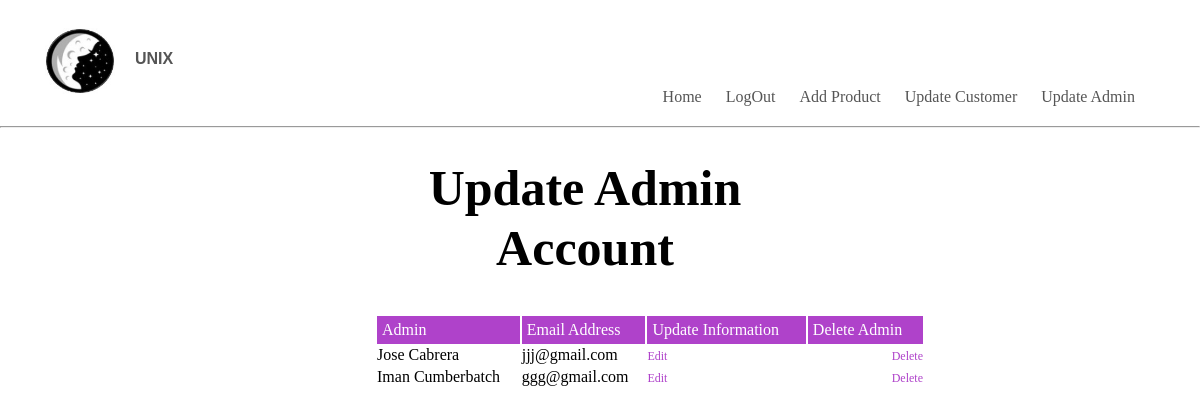
/updateadmin.php (signed in), run on the app's committed database.
### tables this page shows
CREATE TABLE `users` (
  `id` int(11) NOT NULL,
  `userType` varchar(255) NOT NULL,
  `username` varchar(255) NOT NULL,
  `password` varchar(255) NOT NULL,
  `email` varchar(255) NOT NULL,
  `firstName` varchar(255) NOT NULL,
  `lastName` varchar(255) NOT NULL
);

### updateadmin.php (the view, shortened to what this page needs)
<?php
require "./database.php";
if ($_SESSION['type'] == 'admin'){
    $query = $pdo->prepare("SELECT * FROM unixdatabase.users where userType='admin'");
    $query->execute();
} else{
    echo 'YOU AR NOT AN ADMIN!';
    exit;
}
?>
<!DOCTYPE html>
<html lang = "en">
<head>
	<link rel = "stylesheet" href ="style.css">
	<link rel="stylesheet"  href="https://stackpath.bootstrapcdn.com/font-awesome/4.7.0/css/font-awesome.min.css">
</head>
<body>
	<div class = "header">
	<div class = "container">
		<div class = "navbar">
		<div class = "logo">
			<img src="mainlogo.jpg" width="70px">
		</div>
			<nav>
                <b> <p style="text-align:left; font-family: helvetica; padding: 20px; padding-top: 30px;">UNIX</p> </b>
				<ul id = "MenuItems">
                    <li> <a href ="./adminPage.php">Home</a></li>
					<li> <a href="./logout.php?data=logout">LogOut</a></li>
                    <li> <a href = "./addproduct.php"> Add Product</a></li>
                    <li> <a href = "./updatecustomer.php"> Update Customer</a></li>
                    <li> <a href = "./updateadmin.php"> Update Admin</a></li>
				</ul>
		</div>
    </div>
    <hr>
	</div>
	<div class = "row">
		<div class = "col-2">
            <h2><center>Update Admin Account</center></h2>
            <table>
                <thread>
                    <tr>
                        <th >Admin</th>
                        <br> <br>
                            <th >Email Address</th>
                            <th>Update Information</th>
                            <th colspan="2">Delete Admin </th>
                        </tr>
                    </thread>
                    <tbody>
                        <tr>
                            <section class="feature-table user">
                            <?php foreach ($query as $info){ ?>
                                <td><?php echo $info['firstName'].' '.$info['lastName']; ?></td>
                                <td><?php echo $info['email'];?></td>
                                <td>
                                    <a href="./editUser.php?user=<?php echo $info['username'];?>">Edit</a>
                                </td>
                                <td>
                                    <a href="./updateadmin.php?data=delete&user=<?php echo $info['username'];?>">Delete</a>
                                </td>
                            <?php } ?>
                            </section>
                        </tr>
                    </tbody>
                </table>
            </div>
        </div>
</body>
</html>

### style.css (style rules this page uses)
* { margin:0; padding:0; box-sizing:border-box; }
.navbar { display:flex; align-items:center; padding:20px; }
nav { flex:1; text-align:right; }
nav ul { display: inline-block; list-style-type:none; }
nav ul li { display: inline-block; margin-right:20px; }
a { text-decoration: none; color:#555; }
p { color:#555; }
.container { max-width: 1300px; margin: auto; padding-left:25px; padding-right:25px; }
.row { padding-left:100px; display:flex; align-items: center; flex-wrap: wrap; justify-content: space-around; }
.col-2 { flex-basis:50%; min-width:30px; padding-top: 30px; }
.col-2 h2 { font-size: 50px; line-height: 60px; margin-right: 130px; }
.header { background: radial-gradient(#fff,#ffffff) }
ul { list-style-type: none; }
table { width:100%; }
th { text-align: left; padding:5px; color:#fff; background:#af42ca; font-weight:normal; }
td { padding:10px 5 px; }
td a { color:#af42ca; font-size:12px; }
td:last-child { text-align:right; }

### data on the page
users: firstName "Jose", lastName "Cabrera", email "jjj@gmail.com"
users: firstName "Iman", lastName "Cumberbatch", email "ggg@gmail.com"
